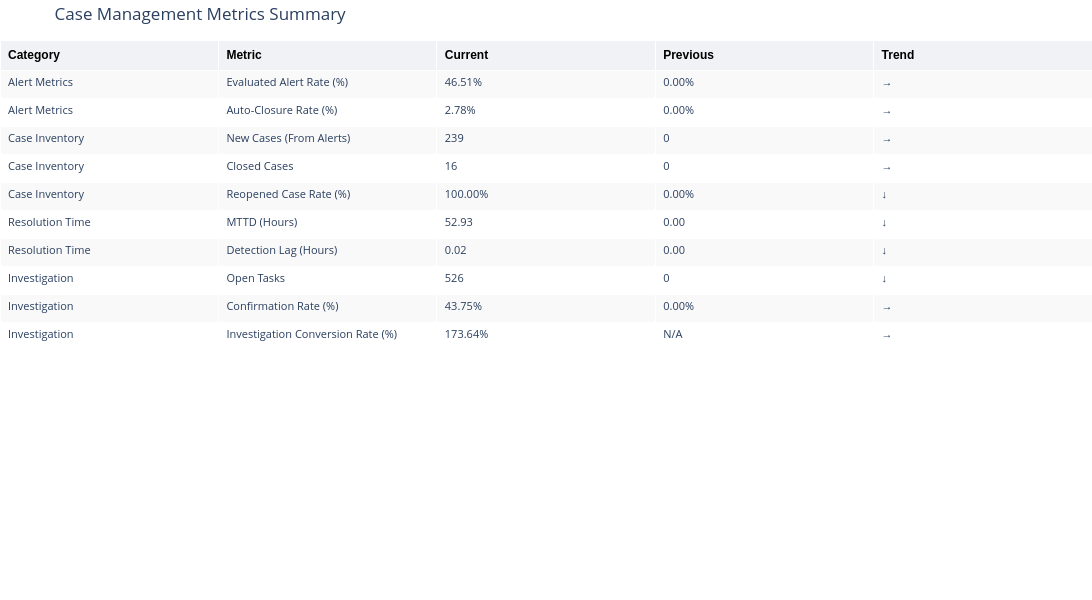

Write notebook code for a chart like this one.
### Markdown cell above
## 10. Summary Dashboard Table

### Code cell
def create_summary_dataframe(alert_metrics, case_inventory, resolution_metrics, investigation_metrics):
    """Create comprehensive summary dataframe with all metrics and trends"""
    
    summary_data = []
    
    # Alert Metrics
    summary_data.append({
        "Category": "Alert Metrics",
        "Metric": "Evaluated Alert Rate (%)",
        "Current": f"{alert_metrics['evaluated_alert_rate_current']:.2f}%",
        "Previous": f"{alert_metrics['evaluated_alert_rate_prev']:.2f}%",
        "Trend": get_trend_indicator(alert_metrics['evaluated_alert_rate_current'], 
                                      alert_metrics['evaluated_alert_rate_prev'])[0]
    })
    
    summary_data.append({
        "Category": "Alert Metrics",
        "Metric": "Auto-Closure Rate (%)",
        "Current": f"{alert_metrics['auto_closure_rate_current']:.2f}%",
        "Previous": f"{alert_metrics['auto_closure_rate_prev']:.2f}%",
        "Trend": get_trend_indicator(alert_metrics['auto_closure_rate_current'], 
                                      alert_metrics['auto_closure_rate_prev'])[0]
    })
    
    # Case Inventory
    summary_data.append({
        "Category": "Case Inventory",
        "Metric": "New Cases (From Alerts)",
        "Current": f"{int(case_inventory['cases_from_alerts_current'])}",
        "Previous": f"{int(case_inventory['cases_from_alerts_prev'])}",
        "Trend": get_trend_indicator(case_inventory['cases_from_alerts_current'], 
                                      case_inventory['cases_from_alerts_prev'])[0]
    })
    
    summary_data.append({
        "Category": "Case Inventory",
        "Metric": "Closed Cases",
        "Current": f"{int(case_inventory['closed_cases_current'])}",
        "Previous": f"{int(case_inventory['closed_cases_prev'])}",
        "Trend": get_trend_indicator(case_inventory['closed_cases_current'], 
                                      case_inventory['closed_cases_prev'])[0]
    })
    
    summary_data.append({
        "Category": "Case Inventory",
        "Metric": "Reopened Case Rate (%)",
        "Current": f"{case_inventory['reopened_rate_current']:.2f}%",
        "Previous": f"{case_inventory['reopened_rate_prev']:.2f}%",
        "Trend": get_trend_indicator(case_inventory['reopened_rate_prev'], 
                                      case_inventory['reopened_rate_current'])[0]  # Inverted
    })
    
    # Resolution Time
    summary_data.append({
        "Category": "Resolution Time",
        "Metric": "MTTD (Hours)",
        "Current": f"{resolution_metrics['mttd_hours_current']:.2f}",
        "Previous": f"{resolution_metrics['mttd_hours_prev']:.2f}",
        "Trend": get_trend_indicator(resolution_metrics['mttd_hours_prev'], 
                                      resolution_metrics['mttd_hours_current'])[0]  # Inverted
    })
    
    summary_data.append({
        "Category": "Resolution Time",
        "Metric": "Detection Lag (Hours)",
        "Current": f"{resolution_metrics['detection_lag_hours_current']:.2f}",
        "Previous": f"{resolution_metrics['detection_lag_hours_prev']:.2f}",
        "Trend": get_trend_indicator(resolution_metrics['detection_lag_hours_prev'], 
                                      resolution_metrics['detection_lag_hours_current'])[0]  # Inverted
    })
    
    # Investigation Metrics
    summary_data.append({
        "Category": "Investigation",
        "Metric": "Open Tasks",
        "Current": f"{int(investigation_metrics['open_tasks_current'])}",
        "Previous": f"{int(investigation_metrics['open_tasks_prev'])}",
        "Trend": get_trend_indicator(investigation_metrics['open_tasks_prev'], 
                                      investigation_metrics['open_tasks_current'])[0]  # Inverted
    })
    
    summary_data.append({
        "Category": "Investigation",
        "Metric": "Confirmation Rate (%)",
        "Current": f"{investigation_metrics['confirmation_rate_current']:.2f}%",
        "Previous": f"{investigation_metrics['confirmation_rate_prev']:.2f}%",
        "Trend": get_trend_indicator(investigation_metrics['confirmation_rate_current'], 
                                      investigation_metrics['confirmation_rate_prev'])[0]
    })
    
    summary_data.append({
        "Category": "Investigation",
        "Metric": "Investigation Conversion Rate (%)",
        "Current": f"{investigation_metrics['investigation_conversion_rate_current']:.2f}%",
        "Previous": "N/A",
        "Trend": "→"
    })
    
    return pd.DataFrame(summary_data)

# Create summary dataframe
summary_df = create_summary_dataframe(alert_metrics, case_inventory, resolution_metrics, investigation_metrics)

# Create interactive table visualization
fig_table = go.Figure(data=[go.Table(
    header=dict(
        values=["<b>Category</b>", "<b>Metric</b>", "<b>Current</b>", "<b>Previous</b>", "<b>Trend</b>"],
        fill_color="#f0f2f5",
        align="left",
        font=dict(color="black", size=12, family="Arial"),
        height=30
    ),
    cells=dict(
        values=[summary_df['Category'], summary_df['Metric'], summary_df['Current'], 
                summary_df['Previous'], summary_df['Trend']],
        fill_color=[["#f9f9f9", "#ffffff"] * 5],
        align="left",
        font=dict(size=11),
        height=28
    )
)])

fig_table.update_layout(
    title="Case Management Metrics Summary",
    height=600,
    width=1200,
    margin=dict(l=0, r=0, t=40, b=0)
)

fig_table.show()

print("\n✓ Summary table generated")
print("="*80)

### Figure 1 — Plotly figure (JSON) as saved in the notebook; plotly's stock layout.template omitted (floating-point values rounded to 4 significant figures)
{"data": [{"cells": {"align": "left", "fill": {"color": [["#f9f9f9", "#ffffff", "#f9f9f9", "#ffffff", "#f9f9f9", "#ffffff", "#f9f9f9", "#ffffff", "#f9f9f9", "#ffffff"]]}, "font": {"size": 11}, "height": 28, "values": [["Alert Metrics", "Alert Metrics", "Case Inventory", "Case Inventory", "Case Inventory", "Resolution Time", "Resolution Time", "Investigation", "Investigation", "Investigation"], ["Evaluated Alert Rate (%)", "Auto-Closure Rate (%)", "New Cases (From Alerts)", "Closed Cases", "Reopened Case Rate (%)", "MTTD (Hours)", "Detection Lag (Hours)", "Open Tasks", "Confirmation Rate (%)", "Investigation Conversion Rate (%)"], ["46.51%", "2.78%", "239", "16", "100.00%", "52.93", "0.02", "526", "43.75%", "173.64%"], ["0.00%", "0.00%", "0", "0", "0.00%", "0.00", "0.00", "0", "0.00%", "N/A"], ["→", "→", "→", "→", "↓", "↓", "↓", "↓", "→", "→"]]}, "header": {"align": "left", "fill": {"color": "#f0f2f5"}, "font": {"color": "black", "family": "Arial", "size": 12}, "height": 30, "values": ["<b>Category</b>", "<b>Metric</b>", "<b>Current</b>", "<b>Previous</b>", "<b>Trend</b>"]}, "type": "table"}], "layout": {"height": 600, "margin": {"b": 0, "l": 0, "r": 0, "t": 40}, "title": {"text": "Case Management Metrics Summary"}, "width": 1200}}
